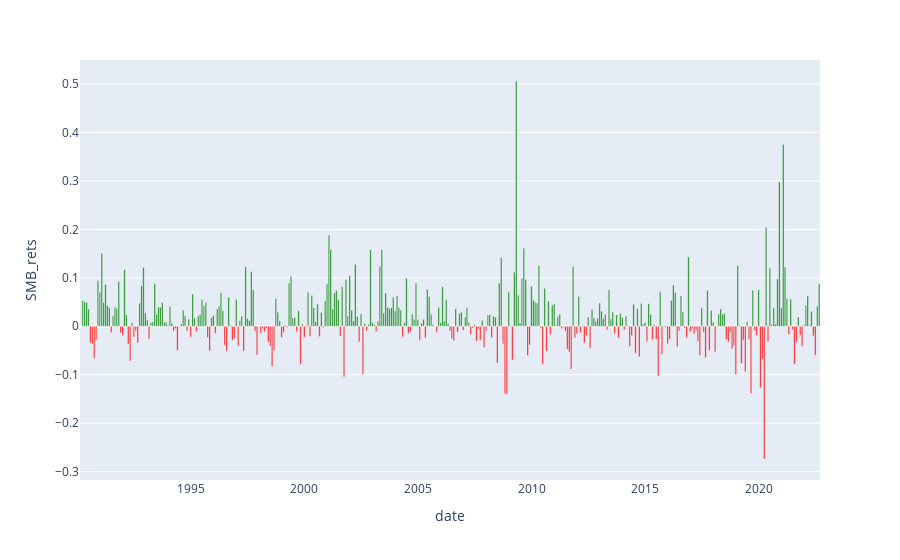

The notebook cell saved with this chart:
### Code cell
monthly_rets = port_df[["date", "SMB_rets"]].resample('M', on='date').mean() # Calculate average daily return for each month
monthly_rets['Colour']='red' # Add column with 'red' value
monthly_rets.loc[monthly_rets['SMB_rets']>=0, 'Colour']='green' # Replace 'red' with 'green' where return is non-negative
px.bar(monthly_rets,x=monthly_rets.index,y="SMB_rets").update_traces(marker_color=monthly_rets["Colour"]).show()

### Figure 1 — Plotly figure (JSON) as saved in the notebook; plotly's stock layout.template omitted (floating-point values rounded to 4 significant figures; data arrays with more than 128 entries replaced by an {"elided": "..."} marker saying what was removed)
{"data": [{"alignmentgroup": "True", "hovertemplate": "date=%{x}<br>SMB_rets=%{y}<extra></extra>", "legendgroup": "", "marker": {"color": {"elided": "391 str values"}, "pattern": {"shape": ""}}, "name": "", "offsetgroup": "", "orientation": "v", "showlegend": false, "textposition": "auto", "type": "bar", "x": {"elided": "391 str values"}, "xaxis": "x", "y": {"elided": "391 float values"}, "yaxis": "y"}], "layout": {"barmode": "relative", "legend": {"tracegroupgap": 0}, "margin": {"t": 60}, "xaxis": {"anchor": "y", "domain": [0, 1], "title": {"text": "date"}}, "yaxis": {"anchor": "x", "domain": [0, 1], "title": {"text": "SMB_rets"}}}}
